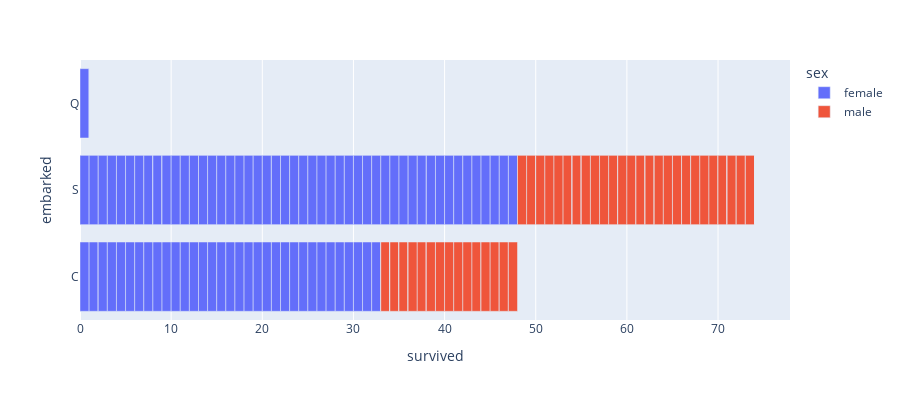

Notebook code for this chart:
### Markdown cell above
The above plot only represent to those who have survived the crash based on different class group with respect to male and female.

### Code cell
# SURVIVES VS EMBARKED
fig = px.bar(titanic,x='survived', y='embarked',color='sex',height=400)
fig.show()

### Figure 1 — Plotly figure (JSON) as saved in the notebook; plotly's stock layout.template omitted (floating-point values rounded to 4 significant figures)
{"data": [{"alignmentgroup": "True", "hovertemplate": "sex=female<br>survived=%{x}<br>embarked=%{y}<extra></extra>", "legendgroup": "female", "marker": {"color": "#636efa", "pattern": {"shape": ""}}, "name": "female", "offsetgroup": "female", "orientation": "h", "showlegend": true, "textposition": "auto", "type": "bar", "x": [1, 1, 1, 1, 1, 1, 1, 1, 1, 1, 0, 1, 1, 0, 1, 1, 1, 0, 1, 1, 1, 1, 1, 0, 1, 1, 1, 1, 1, 1, 1, 1, 1, 1, 1, 1, 1, 1, 1, 1, 1, 1, 1, 1, 1, 1, 1, 0, 1, 1, 1, 1, 1, 1, 1, 1, 1, 1, 1, 1, 1, 1, 1, 1, 1, 1, 1, 1, 1, 1, 1, 1, 1, 1, 1, 0, 1, 1, 1, 1, 1, 1, 1, 1, 1, 1, 1, 1], "xaxis": "x", "y": ["C", "S", "S", "S", "C", "S", "S", "S", "S", "S", "C", "C", "C", "S", "C", "C", "S", "S", "S", "S", "S", "S", "C", "S", "C", "C", "C", "C", "C", "S", "C", "C", "S", "C", "C", "S", "S", "S", "C", "C", "C", "S", "Q", "S", "C", "S", "C", "S", "S", "S", "S", "C", "C", "S", "C", "S", "S", "S", "C", "S", "C", "S", "S", "S", "C", "S", "C", "C", "C", "S", "S", "C", "S", "S", "S", "S", "S", "S", "S", "S", "S", "S", "C", "S", "S", "S", "C", "S"], "yaxis": "y"}, {"alignmentgroup": "True", "hovertemplate": "sex=male<br>survived=%{x}<br>embarked=%{y}<extra></extra>", "legendgroup": "male", "marker": {"color": "#EF553B", "pattern": {"shape": ""}}, "name": "male", "offsetgroup": "male", "orientation": "h", "showlegend": true, "textposition": "auto", "type": "bar", "x": [0, 1, 1, 0, 0, 0, 0, 0, 0, 1, 0, 0, 0, 0, 0, 0, 0, 0, 0, 1, 1, 1, 1, 0, 1, 0, 0, 0, 0, 0, 1, 0, 0, 0, 1, 1, 0, 1, 1, 1, 0, 0, 1, 1, 0, 1, 0, 1, 0, 1, 0, 0, 0, 1, 0, 0, 0, 1, 1, 0, 1, 1, 1, 0, 1, 1, 1, 1, 0, 0, 0, 1, 1, 1, 0, 0, 1, 1, 1, 0, 1, 1, 0, 0, 0, 1, 0, 0, 1, 0, 1, 0, 0, 1], "xaxis": "x", "y": ["S", "S", "S", "S", "C", "S", "S", "S", "C", "C", "S", "S", "C", "S", "S", "C", "S", "S", "C", "S", "S", "C", "S", "Q", "S", "S", "S", "S", "C", "C", "S", "S", "S", "S", "S", "C", "C", "S", "S", "S", "S", "S", "S", "S", "C", "C", "S", "S", "S", "C", "C", "S", "C", "S", "S", "S", "C", "C", "S", "C", "C", "C", "S", "S", "S", "C", "C", "C", "C", "S", "S", "C", "C", "S", "C", "S", "S", "S", "S", "S", "S", "C", "S", "S", "S", "S", "S", "C", "S", "S", "S", "S", "S", "C"], "yaxis": "y"}], "layout": {"barmode": "relative", "height": 400, "legend": {"title": {"text": "sex"}, "tracegroupgap": 0}, "margin": {"t": 60}, "xaxis": {"anchor": "y", "domain": [0, 1], "title": {"text": "survived"}}, "yaxis": {"anchor": "x", "domain": [0, 1], "title": {"text": "embarked"}}}}
